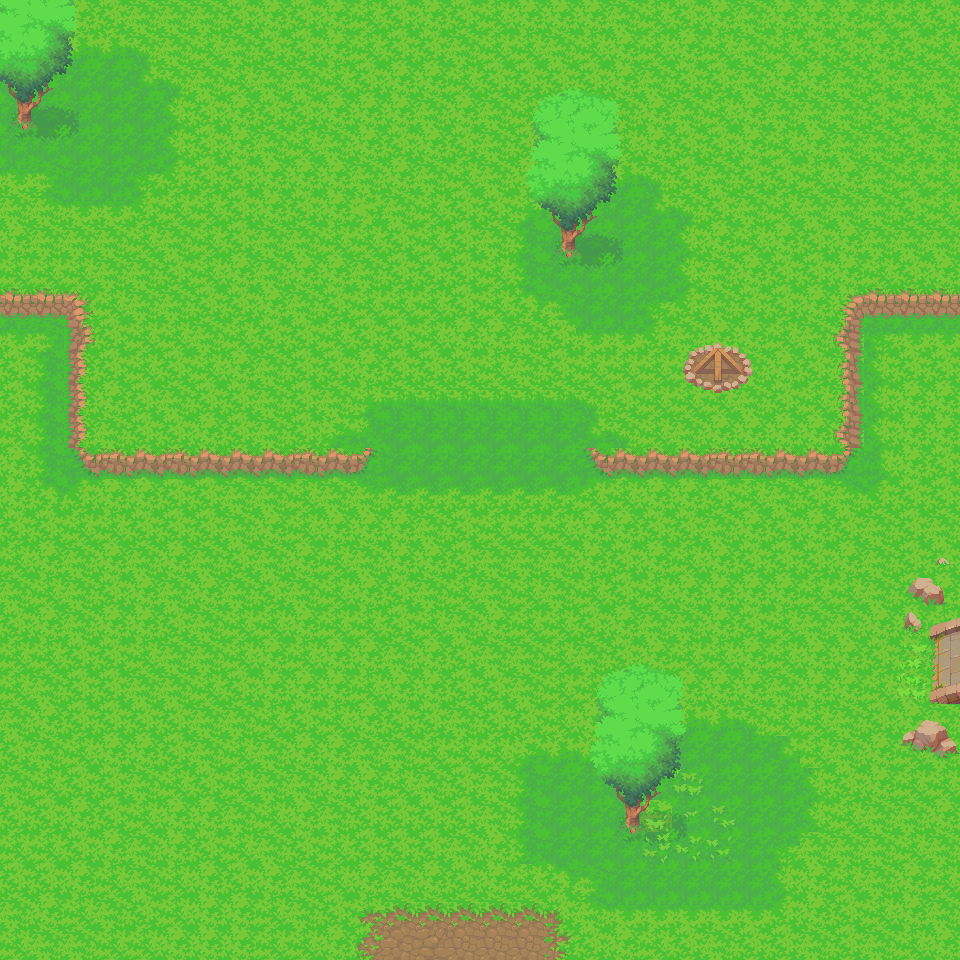

The image is a tile-based game level rendered from a .tmx file. Its description and source (layers, tilesets, objects; grid data summarised) follow:
An orthogonal 30x30 tile map with 32x32 px tiles, 9 tile layers (Ground, Shade, Shade, Grass, ...), 2 tilesets and 14 objects (cliff_1, cliff_2, cliff_3, cliff_4, cliff_5, ...).

<map version="1.10" tiledversion="1.11.2" orientation="orthogonal" renderorder="right-down" width="30" height="30" tilewidth="32" tileheight="32" infinite="0" nextlayerid="18" nextobjectid="34">
 <editorsettings>
  <export target="Tutorial_map.lua" format="lua" />
 </editorsettings>
 <tileset firstgid="1" name="nature" tilewidth="32" tileheight="32" tilecount="546" columns="26">
  <image source="nature.png" width="832" height="672" />
 </tileset>
 <tileset firstgid="547" name="nature" tilewidth="32" tileheight="32" tilecount="546" columns="26">
  <image source="nature.png" width="832" height="672" />
 </tileset>
 <layer id="1" name="Ground" width="30" height="30">
  <data>[900 cells, 900 non-empty, 4 distinct tile ids]</data>
 </layer>
 <layer id="13" name="Shade" width="30" height="30">
  <data>[900 cells, 164 non-empty, 24 distinct tile ids]</data>
 </layer>
 <group id="9" name="Trees">
  <layer id="14" name="Shade" width="30" height="30">
   <data>[900 cells, 18 non-empty, 6 distinct tile ids]</data>
  </layer>
  <layer id="11" name="Grass" width="30" height="30">
   <data>[900 cells, 7 non-empty, 7 distinct tile ids]</data>
  </layer>
  <layer id="2" name="Trees_1" width="30" height="30">
   <data>[900 cells, 69 non-empty, 28 distinct tile ids]</data>
  </layer>
 </group>
 <objectgroup id="15" name="Tree_Bounds">
  <object id="2" x="551.538" y="181.538" width="50" height="66.9231" />
  <object id="6" x="6.15384" y="75.3846" width="49.2308" height="63.8458" />
  <object id="7" x="614.616" y="778.462" width="49.2308" height="61.539" />
 </objectgroup>
 <objectgroup id="16" name="Cliff_Bounds">
  <object id="25" x="196.192" y="387.423" width="53" height="19">
   <text wrap="1" halign="center">Cliff</text>
  </object>
  <object id="26" x="763.115" y="392.808" width="53" height="19">
   <text wrap="1" halign="center">Cliff</text>
  </object>
  <object id="27" name="cliff_1" x="-3.55271e-15" y="289.231" width="66.1538" height="34.6154" />
  <object id="29" name="cliff_2" x="65.3846" y="290.769" width="24.6154" height="187.692" />
  <object id="30" name="cliff_3" x="91.5385" y="447.692" width="280" height="30.7692" />
  <object id="31" name="cliff_4" x="584.615" y="449.231" width="249.231" height="30.7692" />
  <object id="32" name="cliff_5" x="834.615" y="286.923" width="29.2308" height="193.846" />
  <object id="33" name="cliff_6" x="866.154" y="285.385" width="92.3077" height="35.3846" />
 </objectgroup>
 <objectgroup id="17" name="Camp_Bounds">
  <object id="10" x="683.077" y="345.385" width="67.6923" height="42.3077">
   <ellipse />
  </object>
  <object id="12" x="713.846" y="333.077">
   <point />
  </object>
  <object id="24" x="693.115" y="290.5" width="47" height="19">
   <text wrap="1" halign="center">Camp</text>
  </object>
 </objectgroup>
 <layer id="4" name="Cliff" width="30" height="30">
  <data>[900 cells, 34 non-empty, 11 distinct tile ids]</data>
 </layer>
 <layer id="5" name="Camp" width="30" height="30">
  <data>[900 cells, 9 non-empty, 9 distinct tile ids]</data>
 </layer>
 <layer id="6" name="Bridge_Exit" width="30" height="30">
  <data>[900 cells, 13 non-empty, 13 distinct tile ids]</data>
 </layer>
 <layer id="12" name="Cobble_Exit" width="30" height="30">
  <data>[900 cells, 14 non-empty, 8 distinct tile ids]</data>
 </layer>
</map>
